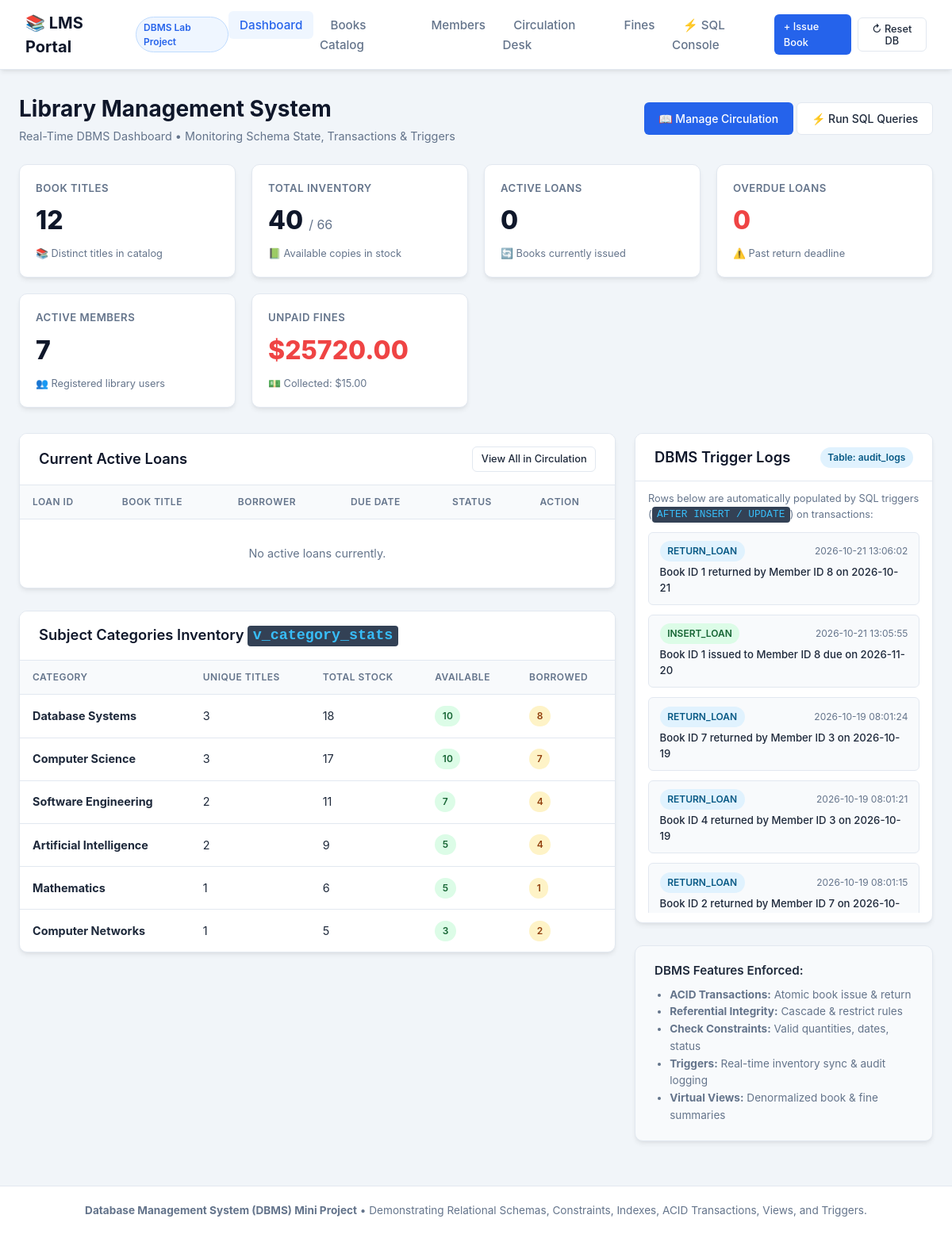
The page / on the database its author committed.
### tables this page shows
CREATE TABLE categories (
    category_id INTEGER PRIMARY KEY AUTOINCREMENT,
    category_name TEXT NOT NULL UNIQUE,
    description TEXT
);

CREATE TABLE audit_logs (
    log_id INTEGER PRIMARY KEY AUTOINCREMENT,
    action TEXT NOT NULL,
    table_name TEXT NOT NULL,
    record_id INTEGER,
    details TEXT,
    timestamp DATETIME NOT NULL DEFAULT (DATETIME('now', 'localtime'))
);

### app.py (the view)
@app.route("/")
def index():
    stats = database.get_dashboard_metrics()
    active_loans = database.query_all("""
        SELECT * FROM v_active_loans
        WHERE return_date IS NULL
        ORDER BY days_overdue DESC, due_date ASC
        LIMIT 6
    """)
    category_stats = database.query_all("""
        SELECT * FROM v_category_stats
        ORDER BY total_stock DESC
    """)
    audit_logs = database.query_all("""
        SELECT * FROM audit_logs
        ORDER BY log_id DESC
        LIMIT 8
    """)
    return render_template(
        "index.html",
        stats=stats,
        active_loans=active_loans,
        category_stats=category_stats,
        audit_logs=audit_logs
    )

### database.py (called while the page is built)
def get_connection() -> sqlite3.Connection:
    conn = sqlite3.connect(DB_PATH)
    conn.execute("PRAGMA foreign_keys = ON;")
    conn.row_factory = sqlite3.Row
    return conn

def query_all(sql: str, params: tuple = ()) -> List[Dict[str, Any]]:
    conn = get_connection()
    try:
        cursor = conn.cursor()
        cursor.execute(sql, params)
        rows = cursor.fetchall()
        return [dict(row) for row in rows]
    finally:
        conn.close()

def query_one(sql: str, params: tuple = ()) -> Optional[Dict[str, Any]]:
    conn = get_connection()
    try:
        cursor = conn.cursor()
        cursor.execute(sql, params)
        row = cursor.fetchone()
        return dict(row) if row else None
    finally:
        conn.close()

### templates/index.html (shortened to what this page needs)
{% extends 'base.html' %}
{% block content %}
<div class="page-header">
  <div>
    <h1 class="page-title">Library Management System</h1>
    <p class="page-subtitle">Real-Time DBMS Dashboard &bull; Monitoring Schema State, Transactions &amp; Triggers</p>
  </div>
  <div>
    <a href="{{ url_for('circulation') }}" class="btn btn-primary">📖 Manage Circulation</a>
    <a href="{{ url_for('sql_console') }}" class="btn btn-secondary">⚡ Run SQL Queries</a>
  </div>
</div>
<div class="metrics-grid">
  <div class="metric-card">
    <span class="metric-label">Book Titles</span>
    <span class="metric-value">{{ stats.total_titles }}</span>
    <span class="metric-footer">📚 Distinct titles in catalog</span>
  </div>
  <div class="metric-card">
    <span class="metric-label">Total Inventory</span>
    <span class="metric-value">{{ stats.available_inventory }} <small style="font-size:1rem;color:var(--text-muted);font-weight:400;">/ {{ stats.total_inventory }}</small></span>
    <span class="metric-footer">📗 Available copies in stock</span>
  </div>
  <div class="metric-card">
    <span class="metric-label">Active Loans</span>
    <span class="metric-value">{{ stats.active_loans }}</span>
    <span class="metric-footer">🔄 Books currently issued</span>
  </div>
  <div class="metric-card">
    <span class="metric-label">Overdue Loans</span>
    <span class="metric-value" style="color:var(--danger);">{{ stats.overdue_loans }}</span>
    <span class="metric-footer">⚠️ Past return deadline</span>
  </div>
  <div class="metric-card">
    <span class="metric-label">Active Members</span>
    <span class="metric-value">{{ stats.active_members }}</span>
    <span class="metric-footer">👥 Registered library users</span>
  </div>
  <div class="metric-card">
    <span class="metric-label">Unpaid Fines</span>
    <span class="metric-value" style="color:var(--danger);">${{ "%.2f"|format(stats.unpaid_fines) }}</span>
    <span class="metric-footer">💵 Collected: ${{ "%.2f"|format(stats.collected_fines) }}</span>
  </div>
</div>
<div style="display: grid; grid-template-columns: 2fr 1fr; gap: 1.5rem; align-items: start;">
  <div>
    <div class="card">
      <div class="card-header">
        <h2 class="card-title">Current Active Loans</h2>
        <a href="{{ url_for('circulation') }}" class="btn btn-secondary btn-sm">View All in Circulation</a>
      </div>
      <div class="table-responsive">
        <table>
          <thead>
            <tr>
              <th>Loan ID</th>
              <th>Book Title</th>
              <th>Borrower</th>
              <th>Due Date</th>
              <th>Status</th>
              <th>Action</th>
            </tr>
          </thead>
          <tbody>
            {% for loan in active_loans %}
            <tr>
              <td><strong>#{{ loan.loan_id }}</strong></td>
              <td>
                <a href="{{ url_for('book_detail', book_id=loan.book_id) }}" style="color:var(--primary);text-decoration:none;font-weight:500;">
                  {{ loan.book_title }}
                </a>
              </td>
              <td>{{ loan.member_name }}</td>
              <td>{{ loan.due_date }}</td>
              <td>
                {% if loan.days_overdue > 0 %}
                  <span class="badge badge-danger">Overdue ({{ loan.days_overdue }} days)</span>
                {% else %}
                  <span class="badge badge-success">On Schedule</span>
                {% endif %}
              </td>
              <td>
                <form action="{{ url_for('return_book_route', loan_id=loan.loan_id) }}" method="POST" style="display:inline;">
                  <button type="submit" class="btn btn-secondary btn-sm">Return</button>
                </form>
              </td>
            </tr>
            {% else %}
            <tr>
              <td colspan="6" style="text-align:center;color:var(--text-muted);padding:2rem;">No active loans currently.</td>
            </tr>
            {% endfor %}
          </tbody>
        </table>
      </div>
    </div>
    <div class="card">
      <div class="card-header">
        <h2 class="card-title">Subject Categories Inventory <span class="sql-badge">v_category_stats</span></h2>
      </div>
      <div class="table-responsive">
        <table>
          <thead>
            <tr>
              <th>Category</th>
              <th>Unique Titles</th>
              <th>Total Stock</th>
              <th>Available</th>
              <th>Borrowed</th>
            </tr>
          </thead>
          <tbody>
            {% for cat in category_stats %}
            <tr>
              <td><strong>{{ cat.category_name }}</strong></td>
              <td>{{ cat.title_count }}</td>
              <td>{{ cat.total_stock }}</td>
              <td><span class="badge badge-success">{{ cat.currently_available }}</span></td>
              <td><span class="badge badge-warning">{{ cat.currently_borrowed }}</span></td>
            </tr>
            {% endfor %}
          </tbody>
        </table>
      </div>
    </div>
  </div>
  <div>
    <div class="card">
      <div class="card-header">
        <h2 class="card-title">DBMS Trigger Logs</h2>
        <span class="badge badge-info">Table: audit_logs</span>
      </div>
      <div class="card-body" style="padding:0.75rem 1rem;">
        <p style="font-size:0.8rem;color:var(--text-muted);margin-bottom:0.75rem;">
          Rows below are automatically populated by SQL triggers (<span class="sql-badge">AFTER INSERT / UPDATE</span>) on transactions:
        </p>
        <div style="display:flex;flex-direction:column;gap:0.75rem;max-height:480px;overflow-y:auto;">
          {% for log in audit_logs %}
          <div style="background:#f8fafc;border:1px solid var(--border);border-radius:6px;padding:0.65rem 0.85rem;font-size:0.825rem;">
            <div style="display:flex;justify-content:space-between;align-items:center;margin-bottom:0.25rem;">
              <span class="badge {% if 'INSERT' in log.action %}badge-success{% elif 'RETURN' in log.action %}badge-info{% else %}badge-warning{% endif %}">
                {{ log.action }}
              </span>
              <span style="color:var(--text-muted);font-size:0.75rem;">{{ log.timestamp }}</span>
            </div>
            <div style="color:var(--text-main);font-weight:500;">{{ log.details }}</div>
          </div>
          {% else %}
          <div style="text-align:center;color:var(--text-muted);padding:1.5rem;">No trigger log entries yet. Perform a loan or return to test!</div>
          {% endfor %}
        </div>
      </div>
    </div>
    <div class="card" style="background:#f8fafc;">
      <div class="card-body">
        <h3 style="font-size:0.95rem;font-weight:600;margin-bottom:0.5rem;">DBMS Features Enforced:</h3>
        <ul style="font-size:0.85rem;color:var(--text-muted);padding-left:1.2rem;line-height:1.6;">
          <li><strong>ACID Transactions:</strong> Atomic book issue &amp; return</li>
          <li><strong>Referential Integrity:</strong> Cascade &amp; restrict rules</li>
          <li><strong>Check Constraints:</strong> Valid quantities, dates, status</li>
          <li><strong>Triggers:</strong> Real-time inventory sync &amp; audit logging</li>
          <li><strong>Virtual Views:</strong> Denormalized book &amp; fine summaries</li>
        </ul>
      </div>
    </div>
  </div>
</div>
{% endblock %}

### templates/base.html (shortened to what this page needs)
<!DOCTYPE html>
<html lang="en">
<head>
  <link rel="stylesheet" href="{{ url_for('static', filename='css/style.css') }}">
</head>
<body>
  <nav class="navbar">
    <a href="{{ url_for('index') }}" class="nav-brand">
      <span>📚 LMS Portal</span>
      <span class="badge-tag">DBMS Lab Project</span>
    </a>
    <ul class="nav-links">
      <li><a href="{{ url_for('index') }}" class="{% if request.endpoint == 'index' %}active{% endif %}">Dashboard</a></li>
      <li><a href="{{ url_for('books') }}" class="{% if request.endpoint in ['books', 'book_detail'] %}active{% endif %}">Books Catalog</a></li>
      <li><a href="{{ url_for('members') }}" class="{% if request.endpoint == 'members' %}active{% endif %}">Members</a></li>
      <li><a href="{{ url_for('circulation') }}" class="{% if request.endpoint == 'circulation' %}active{% endif %}">Circulation Desk</a></li>
      <li><a href="{{ url_for('fines') }}" class="{% if request.endpoint == 'fines' %}active{% endif %}">Fines</a></li>
      <li><a href="{{ url_for('sql_console') }}" class="{% if request.endpoint == 'sql_console' %}active{% endif %}">⚡ SQL Console</a></li>
    </ul>
    <div class="nav-actions">
      <a href="{{ url_for('circulation') }}" class="btn btn-primary btn-sm">+ Issue Book</a>
      <form action="{{ url_for('reset_database') }}" method="POST" onsubmit="return confirm('Reset database back to initial seed state?');" style="display:inline;">
        <button type="submit" class="btn btn-secondary btn-sm" title="Re-seed sample records">↻ Reset DB</button>
      </form>
    </div>
  </nav>
  <main class="container">
    {% block content %}{% endblock %}
  </main>
  <footer>
    <p><strong>Database Management System (DBMS) Mini Project</strong> &bull; Demonstrating Relational Schemas, Constraints, Indexes, ACID Transactions, Views, and Triggers.</p>
  </footer>
</body>
</html>

### rows shown on the page
categories: category_name "Database Systems", title_count "3", total_stock "18", currently_available "10", currently_borrowed "8"
categories: category_name "Computer Science", title_count "3", total_stock "17", currently_available "10", currently_borrowed "7"
categories: category_name "Software Engineering", title_count "2", total_stock "11", currently_available "7", currently_borrowed "4"
categories: category_name "Artificial Intelligence", title_count "2", total_stock "9", currently_available "5", currently_borrowed "4"
categories: category_name "Mathematics", title_count "1", total_stock "6", currently_available "5", currently_borrowed "1"
categories: category_name "Computer Networks", title_count "1", total_stock "5", currently_available "3", currently_borrowed "2"
audit_logs: action "RETURN_LOAN", timestamp "2026-10-21 13:06:02", details "Book ID 1 returned by Member ID 8 on 2026-10-21"
audit_logs: action "INSERT_LOAN", timestamp "2026-10-21 13:05:55", details "Book ID 1 issued to Member ID 8 due on 2026-11-20"
audit_logs: action "RETURN_LOAN", timestamp "2026-10-19 08:01:24", details "Book ID 7 returned by Member ID 3 on 2026-10-19"
audit_logs: action "RETURN_LOAN", timestamp "2026-10-19 08:01:21", details "Book ID 4 returned by Member ID 3 on 2026-10-19"
audit_logs: action "RETURN_LOAN", timestamp "2026-10-19 08:01:15", details "Book ID 2 returned by Member ID 7 on…"

### other values the page prints
{{ stats.total_titles }} "12"
{{ stats.available_inventory }} "40"
{{ stats.total_inventory }} "66"
{{ stats.active_loans }} "0"
{{ stats.overdue_loans }} "0"
{{ stats.active_members }} "7"
{{ "%.2f"|format(stats.unpaid_fines) }} "25720.00"
{{ "%.2f"|format(stats.collected_fines) }} "15.00"
